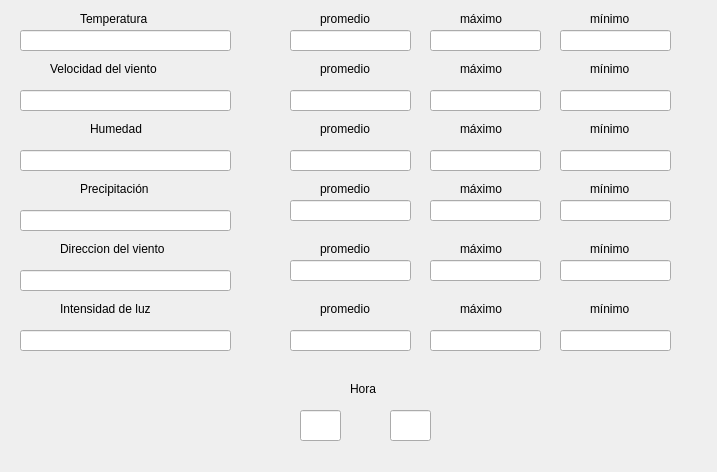
<?xml version="1.0" encoding="UTF-8"?>
<ui version="4.0">
 <class>MUESTRA_DATOS</class>
 <widget class="QWidget" name="MUESTRA_DATOS">
  <property name="geometry">
   <rect>
    <x>0</x>
    <y>0</y>
    <width>717</width>
    <height>472</height>
   </rect>
  </property>
  <property name="windowTitle">
   <string>Form</string>
  </property>
  <widget class="QLineEdit" name="TEMPE">
   <property name="geometry">
    <rect>
     <x>20</x>
     <y>30</y>
     <width>211</width>
     <height>21</height>
    </rect>
   </property>
  </widget>
  <widget class="QLineEdit" name="HUME">
   <property name="geometry">
    <rect>
     <x>20</x>
     <y>150</y>
     <width>211</width>
     <height>21</height>
    </rect>
   </property>
  </widget>
  <widget class="QLineEdit" name="VEL">
   <property name="geometry">
    <rect>
     <x>20</x>
     <y>90</y>
     <width>211</width>
     <height>21</height>
    </rect>
   </property>
  </widget>
  <widget class="QLineEdit" name="DIREC">
   <property name="geometry">
    <rect>
     <x>20</x>
     <y>270</y>
     <width>211</width>
     <height>21</height>
    </rect>
   </property>
  </widget>
  <widget class="QLineEdit" name="PRECI">
   <property name="geometry">
    <rect>
     <x>20</x>
     <y>210</y>
     <width>211</width>
     <height>21</height>
    </rect>
   </property>
  </widget>
  <widget class="QLineEdit" name="LUZ">
   <property name="geometry">
    <rect>
     <x>20</x>
     <y>330</y>
     <width>211</width>
     <height>21</height>
    </rect>
   </property>
  </widget>
  <widget class="QLineEdit" name="HORA">
   <property name="geometry">
    <rect>
     <x>300</x>
     <y>410</y>
     <width>41</width>
     <height>31</height>
    </rect>
   </property>
  </widget>
  <widget class="QLineEdit" name="SEG">
   <property name="geometry">
    <rect>
     <x>390</x>
     <y>410</y>
     <width>41</width>
     <height>31</height>
    </rect>
   </property>
  </widget>
  <widget class="QLabel" name="label_2">
   <property name="geometry">
    <rect>
     <x>80</x>
     <y>10</y>
     <width>101</width>
     <height>17</height>
    </rect>
   </property>
   <property name="text">
    <string>Temperatura</string>
   </property>
   <property name="label_10" stdset="0">
    <string/>
   </property>
  </widget>
  <widget class="QLabel" name="label_3">
   <property name="geometry">
    <rect>
     <x>90</x>
     <y>120</y>
     <width>101</width>
     <height>17</height>
    </rect>
   </property>
   <property name="text">
    <string>Humedad</string>
   </property>
  </widget>
  <widget class="QLabel" name="label_4">
   <property name="geometry">
    <rect>
     <x>50</x>
     <y>60</y>
     <width>141</width>
     <height>17</height>
    </rect>
   </property>
   <property name="text">
    <string>Velocidad del viento</string>
   </property>
  </widget>
  <widget class="QLabel" name="label_6">
   <property name="geometry">
    <rect>
     <x>60</x>
     <y>240</y>
     <width>141</width>
     <height>17</height>
    </rect>
   </property>
   <property name="text">
    <string>Direccion del viento</string>
   </property>
  </widget>
  <widget class="QLabel" name="label_7">
   <property name="geometry">
    <rect>
     <x>80</x>
     <y>180</y>
     <width>111</width>
     <height>17</height>
    </rect>
   </property>
   <property name="text">
    <string>Precipitación</string>
   </property>
  </widget>
  <widget class="QLabel" name="label_8">
   <property name="geometry">
    <rect>
     <x>60</x>
     <y>300</y>
     <width>131</width>
     <height>17</height>
    </rect>
   </property>
   <property name="text">
    <string>Intensidad de luz</string>
   </property>
  </widget>
  <widget class="QLabel" name="label_9">
   <property name="geometry">
    <rect>
     <x>350</x>
     <y>380</y>
     <width>67</width>
     <height>17</height>
    </rect>
   </property>
   <property name="text">
    <string>Hora</string>
   </property>
  </widget>
  <widget class="QLabel" name="label_5">
   <property name="geometry">
    <rect>
     <x>320</x>
     <y>10</y>
     <width>71</width>
     <height>17</height>
    </rect>
   </property>
   <property name="text">
    <string>promedio</string>
   </property>
   <property name="label_10" stdset="0">
    <string/>
   </property>
  </widget>
  <widget class="QLabel" name="label_10">
   <property name="geometry">
    <rect>
     <x>460</x>
     <y>10</y>
     <width>61</width>
     <height>17</height>
    </rect>
   </property>
   <property name="text">
    <string>máximo</string>
   </property>
   <property name="label_10" stdset="0">
    <string/>
   </property>
  </widget>
  <widget class="QLabel" name="label_11">
   <property name="geometry">
    <rect>
     <x>590</x>
     <y>10</y>
     <width>51</width>
     <height>17</height>
    </rect>
   </property>
   <property name="text">
    <string>mínimo</string>
   </property>
   <property name="label_10" stdset="0">
    <string/>
   </property>
  </widget>
  <widget class="QLabel" name="label_12">
   <property name="geometry">
    <rect>
     <x>590</x>
     <y>60</y>
     <width>51</width>
     <height>17</height>
    </rect>
   </property>
   <property name="text">
    <string>mínimo</string>
   </property>
   <property name="label_10" stdset="0">
    <string/>
   </property>
  </widget>
  <widget class="QLabel" name="label_13">
   <property name="geometry">
    <rect>
     <x>460</x>
     <y>60</y>
     <width>61</width>
     <height>17</height>
    </rect>
   </property>
   <property name="text">
    <string>máximo</string>
   </property>
   <property name="label_10" stdset="0">
    <string/>
   </property>
  </widget>
  <widget class="QLabel" name="label_14">
   <property name="geometry">
    <rect>
     <x>320</x>
     <y>60</y>
     <width>71</width>
     <height>17</height>
    </rect>
   </property>
   <property name="text">
    <string>promedio</string>
   </property>
   <property name="label_10" stdset="0">
    <string/>
   </property>
  </widget>
  <widget class="QLabel" name="label_15">
   <property name="geometry">
    <rect>
     <x>590</x>
     <y>120</y>
     <width>51</width>
     <height>17</height>
    </rect>
   </property>
   <property name="text">
    <string>mínimo</string>
   </property>
   <property name="label_10" stdset="0">
    <string/>
   </property>
  </widget>
  <widget class="QLabel" name="label_16">
   <property name="geometry">
    <rect>
     <x>460</x>
     <y>120</y>
     <width>61</width>
     <height>17</height>
    </rect>
   </property>
   <property name="text">
    <string>máximo</string>
   </property>
   <property name="label_10" stdset="0">
    <string/>
   </property>
  </widget>
  <widget class="QLabel" name="label_17">
   <property name="geometry">
    <rect>
     <x>320</x>
     <y>120</y>
     <width>71</width>
     <height>17</height>
    </rect>
   </property>
   <property name="text">
    <string>promedio</string>
   </property>
   <property name="label_10" stdset="0">
    <string/>
   </property>
  </widget>
  <widget class="QLabel" name="label_18">
   <property name="geometry">
    <rect>
     <x>590</x>
     <y>180</y>
     <width>51</width>
     <height>17</height>
    </rect>
   </property>
   <property name="text">
    <string>mínimo</string>
   </property>
   <property name="label_10" stdset="0">
    <string/>
   </property>
  </widget>
  <widget class="QLabel" name="label_19">
   <property name="geometry">
    <rect>
     <x>460</x>
     <y>180</y>
     <width>61</width>
     <height>17</height>
    </rect>
   </property>
   <property name="text">
    <string>máximo</string>
   </property>
   <property name="label_10" stdset="0">
    <string/>
   </property>
  </widget>
  <widget class="QLabel" name="label_20">
   <property name="geometry">
    <rect>
     <x>320</x>
     <y>180</y>
     <width>71</width>
     <height>17</height>
    </rect>
   </property>
   <property name="text">
    <string>promedio</string>
   </property>
   <property name="label_10" stdset="0">
    <string/>
   </property>
  </widget>
  <widget class="QLabel" name="label_21">
   <property name="geometry">
    <rect>
     <x>590</x>
     <y>240</y>
     <width>51</width>
     <height>17</height>
    </rect>
   </property>
   <property name="text">
    <string>mínimo</string>
   </property>
   <property name="label_10" stdset="0">
    <string/>
   </property>
  </widget>
  <widget class="QLabel" name="label_22">
   <property name="geometry">
    <rect>
     <x>460</x>
     <y>240</y>
     <width>61</width>
     <height>17</height>
    </rect>
   </property>
   <property name="text">
    <string>máximo</string>
   </property>
   <property name="label_10" stdset="0">
    <string/>
   </property>
  </widget>
  <widget class="QLabel" name="label_23">
   <property name="geometry">
    <rect>
     <x>320</x>
     <y>240</y>
     <width>71</width>
     <height>17</height>
    </rect>
   </property>
   <property name="text">
    <string>promedio</string>
   </property>
   <property name="label_10" stdset="0">
    <string/>
   </property>
  </widget>
  <widget class="QLabel" name="label_24">
   <property name="geometry">
    <rect>
     <x>590</x>
     <y>300</y>
     <width>51</width>
     <height>17</height>
    </rect>
   </property>
   <property name="text">
    <string>mínimo</string>
   </property>
   <property name="label_10" stdset="0">
    <string/>
   </property>
  </widget>
  <widget class="QLabel" name="label_25">
   <property name="geometry">
    <rect>
     <x>460</x>
     <y>300</y>
     <width>61</width>
     <height>17</height>
    </rect>
   </property>
   <property name="text">
    <string>máximo</string>
   </property>
   <property name="label_10" stdset="0">
    <string/>
   </property>
  </widget>
  <widget class="QLabel" name="label_26">
   <property name="geometry">
    <rect>
     <x>320</x>
     <y>300</y>
     <width>71</width>
     <height>17</height>
    </rect>
   </property>
   <property name="text">
    <string>promedio</string>
   </property>
   <property name="label_10" stdset="0">
    <string/>
   </property>
  </widget>
  <widget class="QLineEdit" name="PROM_TEMP">
   <property name="geometry">
    <rect>
     <x>290</x>
     <y>30</y>
     <width>121</width>
     <height>21</height>
    </rect>
   </property>
  </widget>
  <widget class="QLineEdit" name="MAX_TEMP">
   <property name="geometry">
    <rect>
     <x>430</x>
     <y>30</y>
     <width>111</width>
     <height>21</height>
    </rect>
   </property>
  </widget>
  <widget class="QLineEdit" name="MIN_TEMP">
   <property name="geometry">
    <rect>
     <x>560</x>
     <y>30</y>
     <width>111</width>
     <height>21</height>
    </rect>
   </property>
  </widget>
  <widget class="QLineEdit" name="MIN_VEL_VI">
   <property name="geometry">
    <rect>
     <x>560</x>
     <y>90</y>
     <width>111</width>
     <height>21</height>
    </rect>
   </property>
  </widget>
  <widget class="QLineEdit" name="PROM_VEL_VI">
   <property name="geometry">
    <rect>
     <x>290</x>
     <y>90</y>
     <width>121</width>
     <height>21</height>
    </rect>
   </property>
  </widget>
  <widget class="QLineEdit" name="MAX_VEL_VI">
   <property name="geometry">
    <rect>
     <x>430</x>
     <y>90</y>
     <width>111</width>
     <height>21</height>
    </rect>
   </property>
  </widget>
  <widget class="QLineEdit" name="MIN_HUM">
   <property name="geometry">
    <rect>
     <x>560</x>
     <y>150</y>
     <width>111</width>
     <height>21</height>
    </rect>
   </property>
  </widget>
  <widget class="QLineEdit" name="PROM_HUM">
   <property name="geometry">
    <rect>
     <x>290</x>
     <y>150</y>
     <width>121</width>
     <height>21</height>
    </rect>
   </property>
  </widget>
  <widget class="QLineEdit" name="MAX_HUM">
   <property name="geometry">
    <rect>
     <x>430</x>
     <y>150</y>
     <width>111</width>
     <height>21</height>
    </rect>
   </property>
  </widget>
  <widget class="QLineEdit" name="MIN_PRECIPI">
   <property name="geometry">
    <rect>
     <x>560</x>
     <y>200</y>
     <width>111</width>
     <height>21</height>
    </rect>
   </property>
  </widget>
  <widget class="QLineEdit" name="PROM_PRECIPI">
   <property name="geometry">
    <rect>
     <x>290</x>
     <y>200</y>
     <width>121</width>
     <height>21</height>
    </rect>
   </property>
  </widget>
  <widget class="QLineEdit" name="MAX_PRECIPI">
   <property name="geometry">
    <rect>
     <x>430</x>
     <y>200</y>
     <width>111</width>
     <height>21</height>
    </rect>
   </property>
  </widget>
  <widget class="QLineEdit" name="MIN_DIR_VI">
   <property name="geometry">
    <rect>
     <x>560</x>
     <y>260</y>
     <width>111</width>
     <height>21</height>
    </rect>
   </property>
  </widget>
  <widget class="QLineEdit" name="PROM_DIR_VI">
   <property name="geometry">
    <rect>
     <x>290</x>
     <y>260</y>
     <width>121</width>
     <height>21</height>
    </rect>
   </property>
  </widget>
  <widget class="QLineEdit" name="MAX_DIR_VI">
   <property name="geometry">
    <rect>
     <x>430</x>
     <y>260</y>
     <width>111</width>
     <height>21</height>
    </rect>
   </property>
  </widget>
  <widget class="QLineEdit" name="MIN_INT_LUZ">
   <property name="geometry">
    <rect>
     <x>560</x>
     <y>330</y>
     <width>111</width>
     <height>21</height>
    </rect>
   </property>
  </widget>
  <widget class="QLineEdit" name="PROM_INT_LUZ">
   <property name="geometry">
    <rect>
     <x>290</x>
     <y>330</y>
     <width>121</width>
     <height>21</height>
    </rect>
   </property>
  </widget>
  <widget class="QLineEdit" name="MAX_INT_LUZ">
   <property name="geometry">
    <rect>
     <x>430</x>
     <y>330</y>
     <width>111</width>
     <height>21</height>
    </rect>
   </property>
  </widget>
 </widget>
 <resources/>
 <connections/>
</ui>
